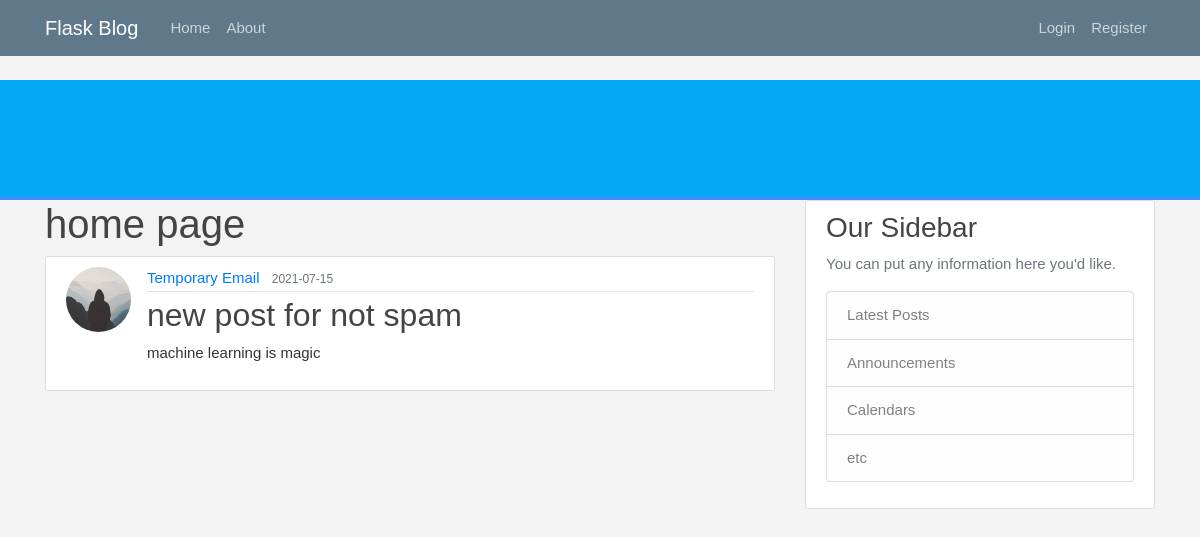
The app's page /post/16 with its own data.
### flaskblog/models.py (models this page shows, shortened)
class User(db.Model, UserMixin):
    id = db.Column(db.Integer, primary_key=True)
    username = db.Column(db.String(20), unique=True, nullable=False)
    email = db.Column(db.String(120), unique=True, nullable=False)
    image_file = db.Column(db.String(20), nullable=False, default='default.jpg')
    password = db.Column(db.String(60), nullable=False)
    posts = db.relationship('Post', backref='author', lazy=True)#one-to-many relationship , backref is similar to a column and author will give the user who created the post

class Post(db.Model):
    id = db.Column(db.Integer, primary_key=True)
    title = db.Column(db.String(100), nullable=False)
    date_posted = db.Column(db.DateTime, nullable=False, default=datetime.utcnow)
    content = db.Column(db.Text, nullable=False)
    user_id = db.Column(db.Integer, db.ForeignKey('user.id'), nullable=False)#foreign Key for Class=User===table=user

### flaskblog/posts/routes.py (the view)
@posts.route("/post/<int:post_id>")
def post(post_id):
    post = Post.query.get_or_404(post_id)
    return render_template('post.html', title=post.title, post=post)

### flaskblog/templates/post.html (shortened to what this page needs)
{%extends "layout.html"%}
{%block content%}
<h1>home page</h1>
<article class="media content-section">
    <img class="rounded-circle article-img" src="{{ url_for('static', filename='profile_pics/' + post.author.image_file) }}">
    <div class="media-body">
      <div class="article-metadata">
        <a class="mr-2" href="{{ url_for('users.user_posts', username=post.author.username) }}">{{ post.author.username }}</a>
        <small class="text-muted">{{ post.date_posted.strftime('%Y-%m-%d') }}</small>
      </div>
      <h2 class="article-title">{{ post.title }}</h2>
      <p class="article-content">{{ post.content }}</p>
    </div>
  </article>
{%endblock content%}

### flaskblog/static/main.css (style rules this page uses)
body { background: #fafafa; color: #333333; margin-top: 5rem; }
h1, h2, h3, h4, h5, h6 { color: #444444; }
.content-section { background: #ffffff; padding: 10px 20px; border: 1px solid #dddddd; border-radius: 3px; margin-bottom: 20px; }
.article-title { color: #444444; }
.article-content { white-space: pre-line; }
.article-img { height: 65px; width: 65px; margin-right: 16px; }
.article-metadata { padding-bottom: 1px; margin-bottom: 4px; border-bottom: 1px solid #e3e3e3 }
body { font:15px/1.5 Arial, Helvetica,sans-serif; padding: 0px; background-color:#f4f3f3; }

### records on screen
User: image_file (placeholder picture), author.username "Temporary Email"
Post: date_posted "2021-07-15", title "new post for not spam", content "machine learning is magic"
